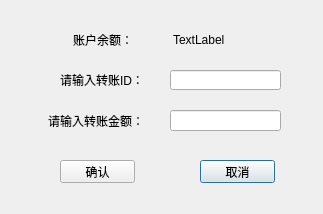
<?xml version="1.0" encoding="UTF-8"?>
<ui version="4.0">
 <class>TransferWin</class>
 <widget class="QDialog" name="TransferWin">
  <property name="geometry">
   <rect>
    <x>0</x>
    <y>0</y>
    <width>323</width>
    <height>214</height>
   </rect>
  </property>
  <property name="windowTitle">
   <string>转账界面</string>
  </property>
  <widget class="QLabel" name="label">
   <property name="geometry">
    <rect>
     <x>48</x>
     <y>111</y>
     <width>111</width>
     <height>20</height>
    </rect>
   </property>
   <property name="text">
    <string>请输入转账金额：</string>
   </property>
  </widget>
  <widget class="QPushButton" name="ExitButton">
   <property name="geometry">
    <rect>
     <x>200</x>
     <y>160</y>
     <width>75</width>
     <height>23</height>
    </rect>
   </property>
   <property name="text">
    <string>取消</string>
   </property>
  </widget>
  <widget class="QLineEdit" name="GetNum">
   <property name="geometry">
    <rect>
     <x>170</x>
     <y>110</y>
     <width>111</width>
     <height>21</height>
    </rect>
   </property>
  </widget>
  <widget class="QLabel" name="label_2">
   <property name="geometry">
    <rect>
     <x>73</x>
     <y>30</y>
     <width>61</width>
     <height>20</height>
    </rect>
   </property>
   <property name="text">
    <string>账户余额：</string>
   </property>
  </widget>
  <widget class="QLabel" name="ShowBalance">
   <property name="geometry">
    <rect>
     <x>173</x>
     <y>30</y>
     <width>111</width>
     <height>20</height>
    </rect>
   </property>
   <property name="text">
    <string>TextLabel</string>
   </property>
  </widget>
  <widget class="QPushButton" name="YesButton">
   <property name="geometry">
    <rect>
     <x>60</x>
     <y>160</y>
     <width>75</width>
     <height>23</height>
    </rect>
   </property>
   <property name="text">
    <string>确认</string>
   </property>
  </widget>
  <widget class="QLabel" name="label_3">
   <property name="geometry">
    <rect>
     <x>60</x>
     <y>70</y>
     <width>101</width>
     <height>20</height>
    </rect>
   </property>
   <property name="text">
    <string>请输入转账ID：</string>
   </property>
  </widget>
  <widget class="QLineEdit" name="GetID">
   <property name="geometry">
    <rect>
     <x>170</x>
     <y>70</y>
     <width>111</width>
     <height>20</height>
    </rect>
   </property>
  </widget>
 </widget>
 <resources/>
 <connections/>
</ui>
